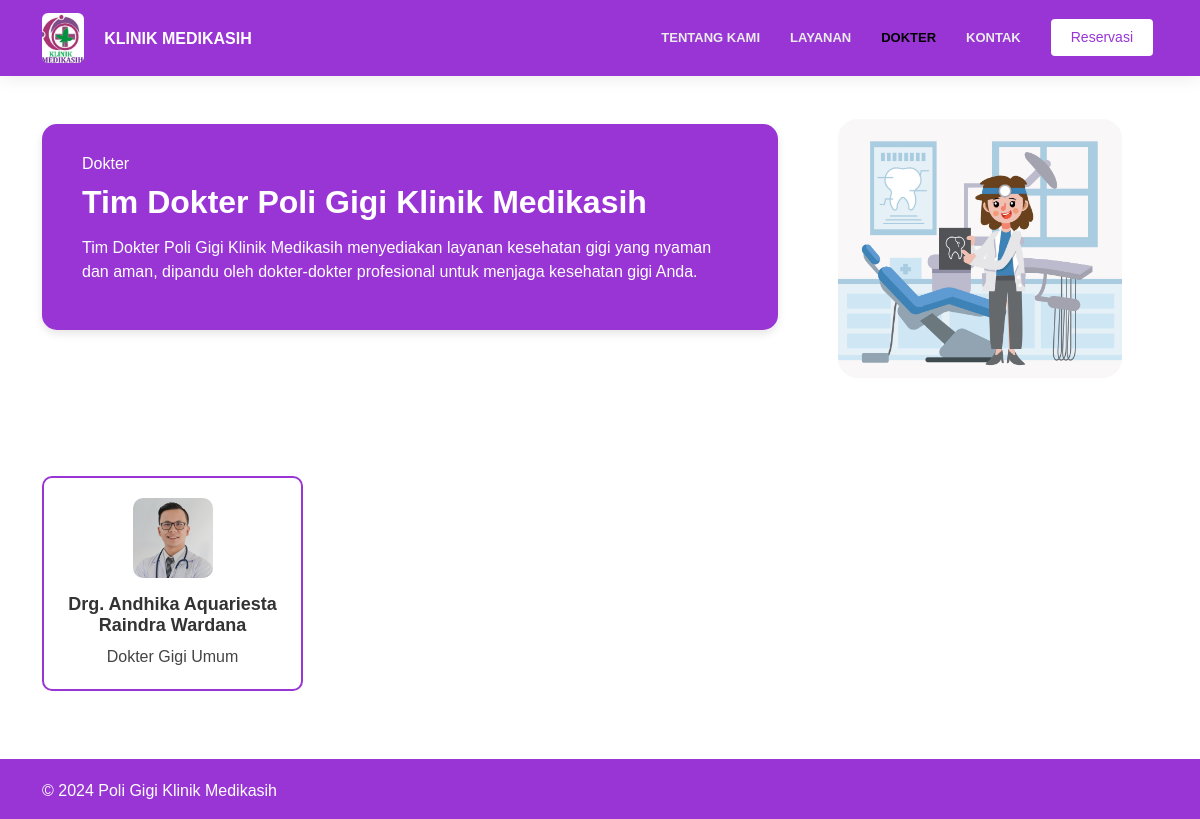
The page /pages/doctor.php on the database its author committed.
### tables this page shows
CREATE TABLE `tb_dokter` (
  `id_dokter` int(2) NOT NULL,
  `foto_dokter` varchar(255) NOT NULL,
  `nama_dokter` varchar(100) NOT NULL,
  `deskripsi_dokter` varchar(150) NOT NULL,
  `hari_praktik` varchar(100) NOT NULL,
  `jam_praktik` varchar(100) NOT NULL,
  `tanggal_update` date NOT NULL,
  `id_admin` int(2) NOT NULL
);

### Admin/config/config_query.php (called while the page is built, shortened)
<?php
$servername = "localhost";
$username = "root";
$password = "";
$dbname = "db_poligigi_pratama";
$conn = new mysqli($servername, $username, $password, $dbname);
function bacaSemuaDokter()
{
    global $conn;
    $sql = "SELECT d.*, a.name AS admin_name
            FROM tb_dokter d
            JOIN tb_admin a ON d.id_admin = a.id_admin";
    return $conn->query($sql);
}

### pages/doctor.php (the view, shortened to what this page needs)
<?php
include("../template/header.php");
include('../Admin/config/config_query.php');
$result_dokter = bacaSemuaDokter();
?>
<!DOCTYPE html>
<html lang="en">
<head>
  <link href="assets/vendor/bootstrap/css/bootstrap.min.css" rel="stylesheet">
  <link href="assets/vendor/bootstrap-icons/bootstrap-icons.css" rel="stylesheet">
  <link href="assets/vendor/aos/aos.css" rel="stylesheet">
  <link href="assets/vendor/fontawesome-free/css/all.min.css" rel="stylesheet">
  <link href="assets/vendor/glightbox/css/glightbox.min.css" rel="stylesheet">
  <link href="assets/vendor/swiper/swiper-bundle.min.css" rel="stylesheet">
  <link href="assets/css/main.css" rel="stylesheet">
  <link href="assets/css/dokter.css" rel="stylesheet">
</head>
<body>
  <main class="main">
    <div class="dokter my-5">
      <div class="container">
        <div class="row g-4">
          <div class="col-md-8">
            <div class="card-custom">
              <h6 class="mb-2">Dokter</h6>
              <h2 class="fw-bold">Tim Dokter Poli Gigi Klinik Medikasih</h2>
              <p>
                Tim Dokter Poli Gigi Klinik Medikasih menyediakan layanan kesehatan gigi yang nyaman dan aman, dipandu oleh dokter-dokter profesional untuk menjaga kesehatan gigi Anda.
              </p>
            </div>
          </div>
          <div class="col-md-4">
            <div class="icon-placeholder">
              <img src="assets/img/doctors/ilustration_doctor.jpg" alt="Placeholder Image">
            </div>
          </div>
        </div>
        <div class="row mt-5 text-center g-4">
          <?php
          if ($result_dokter->num_rows > 0) {
            while ($dokter = $result_dokter->fetch_assoc()) {
              $foto_dokter = !empty($dokter['foto_dokter']) ? "Admin/assets/images/" . htmlspecialchars($dokter['foto_dokter']) : "Admin/assets/images/default.jpg";
              echo '<div class="col-md-3 col-6">';
              echo '  <div class="doctor-card">';
              echo '    <div class="doctor-icon">';
              echo '      <img src="' . $foto_dokter . '" alt="Dokter Icon">';
              echo '    </div>';
              echo '    <h6 class="mt-3 fw-bold">' . htmlspecialchars($dokter['nama_dokter']) . '</h6>';
              echo '    <span>' . htmlspecialchars($dokter['deskripsi_dokter']) . '</span>';
              echo '  </div>';
              echo '</div>';
            }
          } else {
            echo '<div class="col-12"><p>Tidak ada data dokter yang tersedia.</p></div>';
          }
          ?>
        </div>
      </div>
    </div>
  </main>
  <?php include("../template/footer.php"); ?>
</body>
</html>

### assets/css/main.css (style rules this page uses)
:root { --default-font: "Rubik", sans-serif, Arial; --heading-font: "Rubik", sans-serif; --nav-font: "Rubik", sans-serif; --footer-font: "Rubik" }
:root { --background-color: #ffffff; --default-color: #444444; --heading-color: #555555; --accent-color: #9935d5; --surface-color: #ffffff; --contrast-color: #ffffff; }
:root { --nav-color: #ebebeb; --nav-hover-color: #000000; --nav-mobile-background-color: #9935d5; --nav-dropdown-background-color: #9935d5; --nav-dropdown-color: #444444; --nav-dropdown-hover-color: #9935d5; }
body { font-family: 'Rubik', sans-serif; }
:root { scroll-behavior: smooth; }
body { color: var(--default-color); background-color: var(--background-color); font-family: var(--default-font); }
h1, h2, h3, h4, h5, h6 { color: var(--heading-color); font-family: var(--heading-font); }

### assets/css/dokter.css (style rules this page uses)
.card-custom { background-color: #9935D5; border-radius: 15px; color: white; padding: 30px 40px; box-shadow: 0 4px 8px rgba(0, 0, 0, 0.1); margin-bottom: 30px; }
.card-custom h6 { font-size: 16px; margin-bottom: 10px; color: white; }
.card-custom h2 { font-size: 32px; font-weight: bold; color: white; margin-bottom: 15px; margin-top: 10px; }
.card-custom p { margin: 0 0 16px; color: white; }
.icon-placeholder { border-radius: 20px; display: flex; align-items: center; justify-content: center; height: 250px; margin-bottom: 30px; }
.icon-placeholder img { max-width: 80%; border-radius: 20px; }
.doctor-card { background-color: #fff; border: 2px solid #9935D5; border-radius: 10px; text-align: center; padding: 20px; transition: transform 0.3s, box-shadow 0.3s; margin-bottom: 20px; }
.doctor-card h6 { font-size: 18px; font-weight: bold; color: #333; margin-top: 10px; }
.doctor-icon img { width: 80px; height: 80px; filter: brightness(0.9); border-radius: 10px; -webkit-border-radius: 1; -moz-border-radius: 1; -ms-border-radius: 1; -o-border-radius: 1; }

### rows shown on the page
tb_dokter: foto_dokter (picture), nama_dokter "Drg. Andhika Aquariesta Raindra Wardana", deskripsi_dokter "Dokter Gigi Umum"
